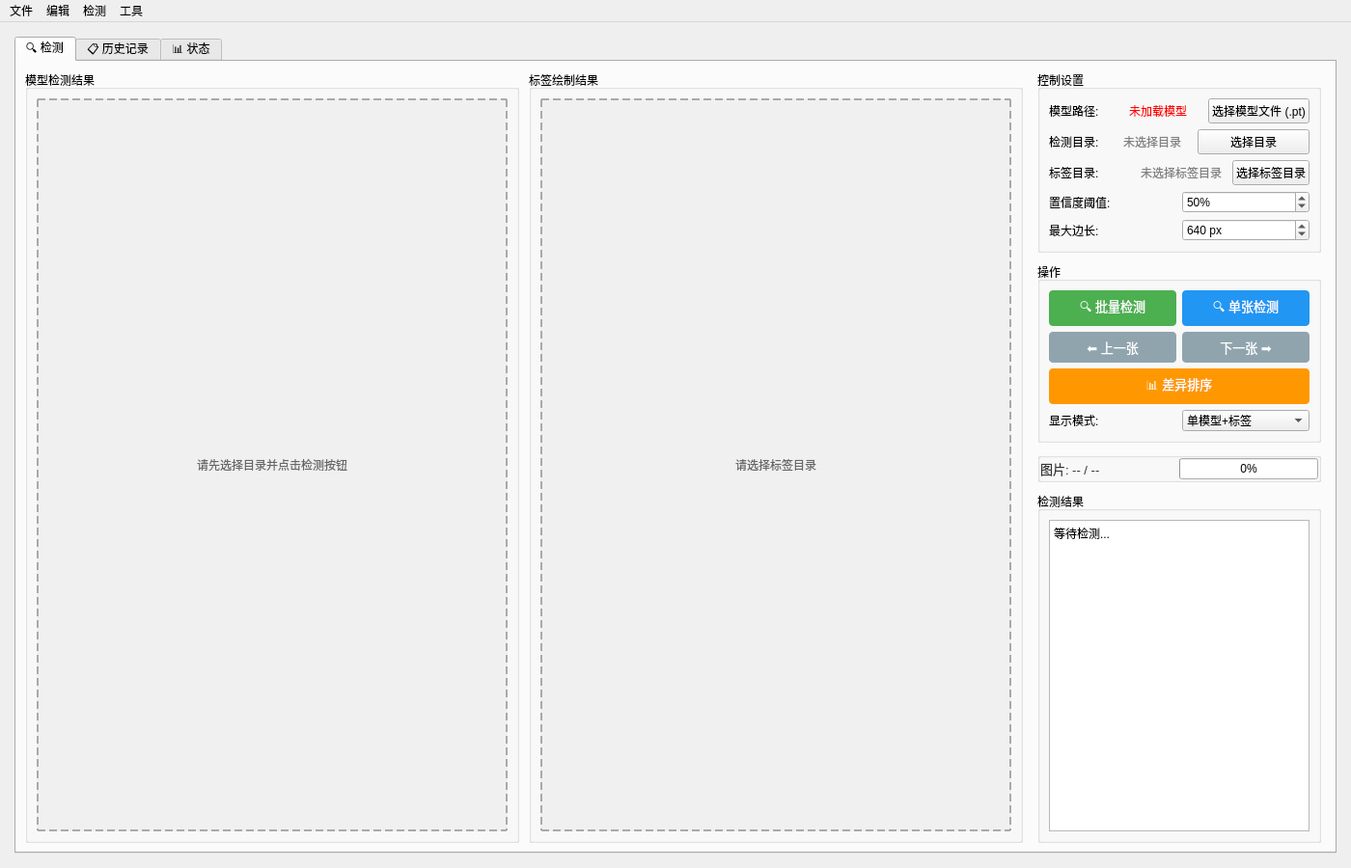
<?xml version="1.0" encoding="UTF-8"?>
<ui version="4.0">
 <class>YoloDetectorWindow</class>
 <widget class="QMainWindow" name="YoloDetectorWindow">
  <property name="geometry">
   <rect>
    <x>0</x>
    <y>0</y>
    <width>1400</width>
    <height>900</height>
   </rect>
  </property>
  <property name="windowTitle">
   <string>YOLO26 图片检测工具</string>
  </property>
  <widget class="QWidget" name="centralwidget">
   <layout class="QVBoxLayout" name="main_layout">
    <property name="spacing">
     <number>10</number>
    </property>
    <property name="leftMargin">
     <number>15</number>
    </property>
    <property name="topMargin">
     <number>15</number>
    </property>
    <property name="rightMargin">
     <number>15</number>
    </property>
    <property name="bottomMargin">
     <number>15</number>
    </property>
    <item>
     <widget class="QTabWidget" name="tabs">
      <property name="currentIndex">
       <number>0</number>
      </property>
      <widget class="QWidget" name="detect_tab">
       <attribute name="title">
        <string>🔍 检测</string>
       </attribute>
       <layout class="QHBoxLayout" name="detect_layout">
        <property name="spacing">
         <number>10</number>
        </property>
        <item>
         <layout class="QVBoxLayout" name="left_layout">
          <property name="spacing">
           <number>10</number>
          </property>
          <item>
           <layout class="QHBoxLayout" name="preview_rows">
            <property name="spacing">
             <number>10</number>
            </property>
            <item>
             <widget class="QGroupBox" name="img_group">
              <property name="title">
               <string>模型检测结果</string>
              </property>
              <layout class="QHBoxLayout" name="img_inner">
               <item>
                <widget class="QLabel" name="image_label">
                 <property name="sizePolicy">
                  <sizepolicy hsizetype="Expanding" vsizetype="Preferred">
                   <horstretch>0</horstretch>
                   <verstretch>0</verstretch>
                  </sizepolicy>
                 </property>
                 <property name="minimumSize">
                  <size>
                   <width>400</width>
                   <height>300</height>
                  </size>
                 </property>
                 <property name="styleSheet">
                  <string notr="true">border: 2px dashed #aaa; background: #f0f0f0; color: #666;</string>
                 </property>
                 <property name="text">
                  <string>请先选择目录并点击检测按钮</string>
                 </property>
                 <property name="alignment">
                  <set>Qt::AlignCenter</set>
                 </property>
                </widget>
               </item>
              </layout>
             </widget>
            </item>
            <item>
             <widget class="QGroupBox" name="label_img_group">
              <property name="title">
               <string>标签绘制结果</string>
              </property>
              <layout class="QHBoxLayout" name="label_img_inner">
               <item>
                <widget class="QLabel" name="label_image_label">
                 <property name="sizePolicy">
                  <sizepolicy hsizetype="Expanding" vsizetype="Preferred">
                   <horstretch>0</horstretch>
                   <verstretch>0</verstretch>
                  </sizepolicy>
                 </property>
                 <property name="minimumSize">
                  <size>
                   <width>400</width>
                   <height>300</height>
                  </size>
                 </property>
                 <property name="styleSheet">
                  <string notr="true">border: 2px dashed #aaa; background: #f0f0f0; color: #666;</string>
                 </property>
                 <property name="text">
                  <string>请选择标签目录</string>
                 </property>
                 <property name="alignment">
                  <set>Qt::AlignCenter</set>
                 </property>
                </widget>
               </item>
              </layout>
             </widget>
            </item>
           </layout>
          </item>
         </layout>
        </item>
        <item>
         <layout class="QVBoxLayout" name="right_layout">
          <property name="spacing">
           <number>10</number>
          </property>
          <property name="leftMargin">
           <number>5</number>
          </property>
          <property name="topMargin">
           <number>0</number>
          </property>
          <property name="rightMargin">
           <number>5</number>
          </property>
          <property name="bottomMargin">
           <number>0</number>
          </property>
          <item>
           <widget class="QGroupBox" name="control_group">
            <property name="sizePolicy">
             <sizepolicy hsizetype="Preferred" vsizetype="Preferred">
              <horstretch>0</horstretch>
              <verstretch>0</verstretch>
             </sizepolicy>
            </property>
            <property name="title">
             <string>控制设置</string>
            </property>
            <layout class="QVBoxLayout" name="control_inner">
             <item>
              <layout class="QHBoxLayout" name="model_row">
               <item>
                <widget class="QLabel" name="model_label">
                 <property name="text">
                  <string>模型路径:</string>
                 </property>
                </widget>
               </item>
               <item>
                <widget class="QLabel" name="model_input">
                 <property name="styleSheet">
                  <string notr="true">color: red;</string>
                 </property>
                 <property name="text">
                  <string>未加载模型</string>
                 </property>
                </widget>
               </item>
               <item>
                <widget class="QPushButton" name="model_btn">
                 <property name="sizePolicy">
                  <sizepolicy hsizetype="Fixed" vsizetype="Fixed">
                   <horstretch>0</horstretch>
                   <verstretch>0</verstretch>
                  </sizepolicy>
                 </property>
                 <property name="text">
                  <string>选择模型文件 (.pt)</string>
                 </property>
                </widget>
               </item>
              </layout>
             </item>
             <item>
              <layout class="QHBoxLayout" name="dir_row">
               <item>
                <widget class="QLabel" name="dir_label_text">
                 <property name="text">
                  <string>检测目录:</string>
                 </property>
                </widget>
               </item>
               <item>
                <widget class="QLabel" name="dir_label">
                 <property name="styleSheet">
                  <string notr="true">color: gray;</string>
                 </property>
                 <property name="text">
                  <string>未选择目录</string>
                 </property>
                </widget>
               </item>
               <item>
                <widget class="QPushButton" name="dir_btn">
                 <property name="sizePolicy">
                  <sizepolicy hsizetype="Fixed" vsizetype="Fixed">
                   <horstretch>0</horstretch>
                   <verstretch>0</verstretch>
                  </sizepolicy>
                 </property>
                 <property name="minimumSize">
                  <size>
                   <width>116</width>
                   <height>0</height>
                  </size>
                 </property>
                 <property name="text">
                  <string>选择目录</string>
                 </property>
                </widget>
               </item>
              </layout>
             </item>
             <item>
              <layout class="QHBoxLayout" name="label_dir_row">
               <item>
                <widget class="QLabel" name="label_dir_label">
                 <property name="text">
                  <string>标签目录:</string>
                 </property>
                </widget>
               </item>
               <item>
                <widget class="QLabel" name="label_dir_input">
                 <property name="styleSheet">
                  <string notr="true">color: gray;</string>
                 </property>
                 <property name="text">
                  <string>未选择标签目录</string>
                 </property>
                </widget>
               </item>
               <item>
                <widget class="QPushButton" name="label_dir_btn">
                 <property name="sizePolicy">
                  <sizepolicy hsizetype="Fixed" vsizetype="Fixed">
                   <horstretch>0</horstretch>
                   <verstretch>0</verstretch>
                  </sizepolicy>
                 </property>
                 <property name="text">
                  <string>选择标签目录</string>
                 </property>
                </widget>
               </item>
              </layout>
             </item>
             <item>
              <layout class="QHBoxLayout" name="conf_row">
               <item>
                <widget class="QLabel" name="conf_label">
                 <property name="text">
                  <string>置信度阈值:</string>
                 </property>
                </widget>
               </item>
               <item>
                <widget class="QSpinBox" name="conf_spin">
                 <property name="suffix">
                  <string>%</string>
                 </property>
                 <property name="minimum">
                  <number>1</number>
                 </property>
                 <property name="maximum">
                  <number>100</number>
                 </property>
                 <property name="value">
                  <number>50</number>
                 </property>
                </widget>
               </item>
              </layout>
             </item>
             <item>
              <layout class="QHBoxLayout" name="size_row">
               <item>
                <widget class="QLabel" name="size_label">
                 <property name="text">
                  <string>最大边长:</string>
                 </property>
                </widget>
               </item>
               <item>
                <widget class="QSpinBox" name="img_size_spin">
                 <property name="suffix">
                  <string> px</string>
                 </property>
                 <property name="minimum">
                  <number>320</number>
                 </property>
                 <property name="maximum">
                  <number>1920</number>
                 </property>
                 <property name="value">
                  <number>640</number>
                 </property>
                </widget>
               </item>
              </layout>
             </item>
            </layout>
           </widget>
          </item>
          <item>
           <widget class="QGroupBox" name="btn_group">
            <property name="sizePolicy">
             <sizepolicy hsizetype="Preferred" vsizetype="Preferred">
              <horstretch>0</horstretch>
              <verstretch>0</verstretch>
             </sizepolicy>
            </property>
            <property name="title">
             <string>操作</string>
            </property>
            <layout class="QVBoxLayout" name="btn_inner">
             <item>
              <layout class="QHBoxLayout" name="det_row">
               <item>
                <widget class="QPushButton" name="detect_btn">
                 <property name="styleSheet">
                  <string notr="true">QPushButton { background-color: #4CAF50; color: white; font-size: 13px; padding: 6px 16px; border-radius: 4px; min-width: 100px; }
QPushButton:hover { background-color: #45a049; }
QPushButton:disabled { background-color: #ccc; }</string>
                 </property>
                 <property name="text">
                  <string>🔍 批量检测</string>
                 </property>
                </widget>
               </item>
               <item>
                <widget class="QPushButton" name="single_btn">
                 <property name="styleSheet">
                  <string notr="true">QPushButton { background-color: #2196F3; color: white; font-size: 13px; padding: 6px 16px; border-radius: 4px; min-width: 100px; }
QPushButton:hover { background-color: #1976D2; }
QPushButton:disabled { background-color: #ccc; }</string>
                 </property>
                 <property name="text">
                  <string>🔍 单张检测</string>
                 </property>
                </widget>
               </item>
              </layout>
             </item>
             <item>
              <layout class="QHBoxLayout" name="nav_row">
               <item>
                <widget class="QPushButton" name="prev_btn">
                 <property name="enabled">
                  <bool>false</bool>
                 </property>
                 <property name="styleSheet">
                  <string notr="true">QPushButton { background-color: #607D8B; color: white; font-size: 13px; padding: 6px 16px; border-radius: 4px; min-width: 100px; }
QPushButton:hover { background-color: #455A64; }
QPushButton:disabled { background-color: #90A4AE; }</string>
                 </property>
                 <property name="text">
                  <string>⬅ 上一张</string>
                 </property>
                </widget>
               </item>
               <item>
                <widget class="QPushButton" name="next_btn">
                 <property name="enabled">
                  <bool>false</bool>
                 </property>
                 <property name="styleSheet">
                  <string notr="true">QPushButton { background-color: #607D8B; color: white; font-size: 13px; padding: 6px 16px; border-radius: 4px; min-width: 100px; }
QPushButton:hover { background-color: #455A64; }
QPushButton:disabled { background-color: #90A4AE; }</string>
                 </property>
                 <property name="text">
                  <string>下一张 ➡</string>
                 </property>
                </widget>
               </item>
              </layout>
             </item>
             <item>
              <layout class="QHBoxLayout" name="diff_row">
               <item>
                <widget class="QPushButton" name="diff_sort_btn">
                 <property name="styleSheet">
                  <string notr="true">QPushButton { background-color: #FF9800; color: white; font-size: 13px; padding: 6px 16px; border-radius: 4px; min-width: 100px; }
QPushButton:hover { background-color: #F57C00; }
QPushButton:disabled { background-color: #ccc; }</string>
                 </property>
                 <property name="text">
                  <string>📊 差异排序</string>
                 </property>
                </widget>
               </item>
              </layout>
             </item>
             <item>
              <layout class="QHBoxLayout" name="display_mode_row">
               <item>
                <widget class="QLabel" name="display_mode_label">
                 <property name="text">
                  <string>显示模式:</string>
                 </property>
                </widget>
               </item>
               <item>
                <widget class="QComboBox" name="display_mode_combo">
                 <item>
                  <property name="text">
                   <string>单模型+标签</string>
                  </property>
                 </item>
                 <item>
                  <property name="text">
                   <string>双模型对比</string>
                  </property>
                 </item>
                </widget>
               </item>
              </layout>
             </item>
            </layout>
           </widget>
          </item>
          <item>
           <widget class="QGroupBox" name="info_progress_group">
            <property name="sizePolicy">
             <sizepolicy hsizetype="Preferred" vsizetype="Preferred">
              <horstretch>0</horstretch>
              <verstretch>0</verstretch>
             </sizepolicy>
            </property>
            <property name="title">
             <string/>
            </property>
            <layout class="QHBoxLayout" name="info_progress_inner">
             <property name="spacing">
              <number>0</number>
             </property>
             <property name="leftMargin">
              <number>0</number>
             </property>
             <property name="topMargin">
              <number>0</number>
             </property>
             <property name="rightMargin">
              <number>0</number>
             </property>
             <property name="bottomMargin">
              <number>0</number>
             </property>
             <item>
              <widget class="QLabel" name="info_label">
               <property name="styleSheet">
                <string notr="true">font-size: 13px; color: #333;</string>
               </property>
               <property name="text">
                <string>图片: -- / --</string>
               </property>
              </widget>
             </item>
             <item>
              <widget class="QProgressBar" name="progress">
               <property name="sizePolicy">
                <sizepolicy hsizetype="Preferred" vsizetype="Fixed">
                 <horstretch>0</horstretch>
                 <verstretch>0</verstretch>
                </sizepolicy>
               </property>
               <property name="maximumSize">
                <size>
                 <width>300</width>
                 <height>16777215</height>
                </size>
               </property>
               <property name="value">
                <number>0</number>
               </property>
              </widget>
             </item>
            </layout>
           </widget>
          </item>
          <item>
           <widget class="QGroupBox" name="result_group">
            <property name="sizePolicy">
             <sizepolicy hsizetype="Preferred" vsizetype="Preferred">
              <horstretch>0</horstretch>
              <verstretch>0</verstretch>
             </sizepolicy>
            </property>
            <property name="title">
             <string>检测结果</string>
            </property>
            <layout class="QVBoxLayout" name="result_inner">
             <item>
              <widget class="QTextEdit" name="result_list">
               <property name="sizePolicy">
                <sizepolicy hsizetype="Preferred" vsizetype="Expanding">
                 <horstretch>0</horstretch>
                 <verstretch>0</verstretch>
                </sizepolicy>
               </property>
               <property name="readOnly">
                <bool>true</bool>
               </property>
               <property name="plainText">
                <string>等待检测...</string>
               </property>
              </widget>
             </item>
            </layout>
           </widget>
          </item>
         </layout>
        </item>
       </layout>
      </widget>
      <widget class="QWidget" name="history_tab">
       <attribute name="title">
        <string>📋 历史记录</string>
       </attribute>
       <layout class="QVBoxLayout" name="history_layout">
        <item>
         <widget class="QListWidget" name="history_list"/>
        </item>
        <item>
         <widget class="QTextEdit" name="history_detail">
          <property name="readOnly">
           <bool>true</bool>
          </property>
         </widget>
        </item>
       </layout>
      </widget>
      <widget class="QWidget" name="status_tab">
       <attribute name="title">
        <string>📊 状态</string>
       </attribute>
       <layout class="QVBoxLayout" name="status_layout">
        <item>
         <widget class="QGroupBox" name="gpu_group">
          <property name="title">
           <string>GPU 状态</string>
          </property>
          <layout class="QHBoxLayout" name="gpu_layout">
           <item>
            <widget class="QLabel" name="gpu_label">
             <property name="styleSheet">
              <string notr="true">font-size: 13px;</string>
             </property>
             <property name="text">
              <string>CUDA 不可用</string>
             </property>
            </widget>
           </item>
           <item>
            <widget class="QLabel" name="gpu_mem_label">
             <property name="styleSheet">
              <string notr="true">font-size: 13px; color: #666;</string>
             </property>
             <property name="text">
              <string/>
             </property>
            </widget>
           </item>
          </layout>
         </widget>
        </item>
        <item>
         <widget class="QGroupBox" name="cpu_group">
          <property name="title">
           <string>系统资源</string>
          </property>
          <layout class="QHBoxLayout" name="cpu_layout">
           <item>
            <widget class="QLabel" name="cpu_label">
             <property name="styleSheet">
              <string notr="true">font-size: 13px;</string>
             </property>
             <property name="text">
              <string>加载中...</string>
             </property>
            </widget>
           </item>
           <item>
            <widget class="QLabel" name="mem_label">
             <property name="styleSheet">
              <string notr="true">font-size: 13px; color: #666;</string>
             </property>
             <property name="text">
              <string/>
             </property>
            </widget>
           </item>
          </layout>
         </widget>
        </item>
        <item>
         <widget class="QGroupBox" name="help_group">
          <property name="title">
           <string>快捷键</string>
          </property>
          <layout class="QVBoxLayout" name="help_layout">
           <item>
            <widget class="QLabel" name="help_label">
             <property name="styleSheet">
              <string notr="true">font-size: 13px; padding: 5px;</string>
             </property>
             <property name="text">
              <string>📷 上一张 / 下一张  ：← / → 方向键
🔍 单张检测          ：Ctrl + S
🔍 批量检测          ：Ctrl + B
📁 打开目录          ：Ctrl + O
🚪 退出              ：Ctrl + Q</string>
             </property>
             <property name="wordWrap">
              <bool>true</bool>
             </property>
            </widget>
           </item>
          </layout>
         </widget>
        </item>
        <item>
         <spacer name="status_spacer">
          <property name="orientation">
           <enum>Qt::Vertical</enum>
          </property>
          <property name="sizeHint" stdset="0">
           <size>
            <width>20</width>
            <height>40</height>
           </size>
          </property>
         </spacer>
        </item>
       </layout>
      </widget>
     </widget>
    </item>
   </layout>
  </widget>
  <widget class="QMenuBar" name="menubar">
   <property name="geometry">
    <rect>
     <x>0</x>
     <y>0</y>
     <width>1400</width>
     <height>22</height>
    </rect>
   </property>
   <widget class="QMenu" name="menu_file">
    <property name="title">
     <string>文件</string>
    </property>
    <addaction name="action_open_dir"/>
    <addaction name="separator"/>
    <addaction name="action_exit"/>
   </widget>
   <widget class="QMenu" name="menu_edit">
    <property name="title">
     <string>编辑</string>
    </property>
    <addaction name="action_prev"/>
    <addaction name="action_next"/>
   </widget>
   <widget class="QMenu" name="menu_detect">
    <property name="title">
     <string>检测</string>
    </property>
    <addaction name="action_single_detect"/>
    <addaction name="action_batch_detect"/>
   </widget>
   <widget class="QMenu" name="menu_tools">
    <property name="title">
     <string>工具</string>
    </property>
    <addaction name="action_export_json"/>
    <addaction name="action_export_csv"/>
    <addaction name="separator"/>
    <addaction name="action_clear_history"/>
   </widget>
   <addaction name="menu_file"/>
   <addaction name="menu_edit"/>
   <addaction name="menu_detect"/>
   <addaction name="menu_tools"/>
  </widget>
  <action name="action_open_dir">
   <property name="text">
    <string>打开目录...</string>
   </property>
   <property name="shortcut">
    <string>Ctrl+O</string>
   </property>
  </action>
  <action name="action_exit">
   <property name="text">
    <string>退出</string>
   </property>
   <property name="shortcut">
    <string>Ctrl+Q</string>
   </property>
  </action>
  <action name="action_prev">
   <property name="text">
    <string>上一张</string>
   </property>
   <property name="shortcut">
    <string>Left</string>
   </property>
  </action>
  <action name="action_next">
   <property name="text">
    <string>下一张</string>
   </property>
   <property name="shortcut">
    <string>Right</string>
   </property>
  </action>
  <action name="action_single_detect">
   <property name="text">
    <string>单张检测</string>
   </property>
   <property name="shortcut">
    <string>Ctrl+S</string>
   </property>
  </action>
  <action name="action_batch_detect">
   <property name="text">
    <string>批量检测</string>
   </property>
   <property name="shortcut">
    <string>Ctrl+B</string>
   </property>
  </action>
  <action name="action_export_json">
   <property name="text">
    <string>导出结果 (JSON)</string>
   </property>
  </action>
  <action name="action_export_csv">
   <property name="text">
    <string>导出结果 (CSV)</string>
   </property>
  </action>
  <action name="action_clear_history">
   <property name="text">
    <string>清空历史记录</string>
   </property>
  </action>
 </widget>
 <resources/>
 <connections/>
</ui>
